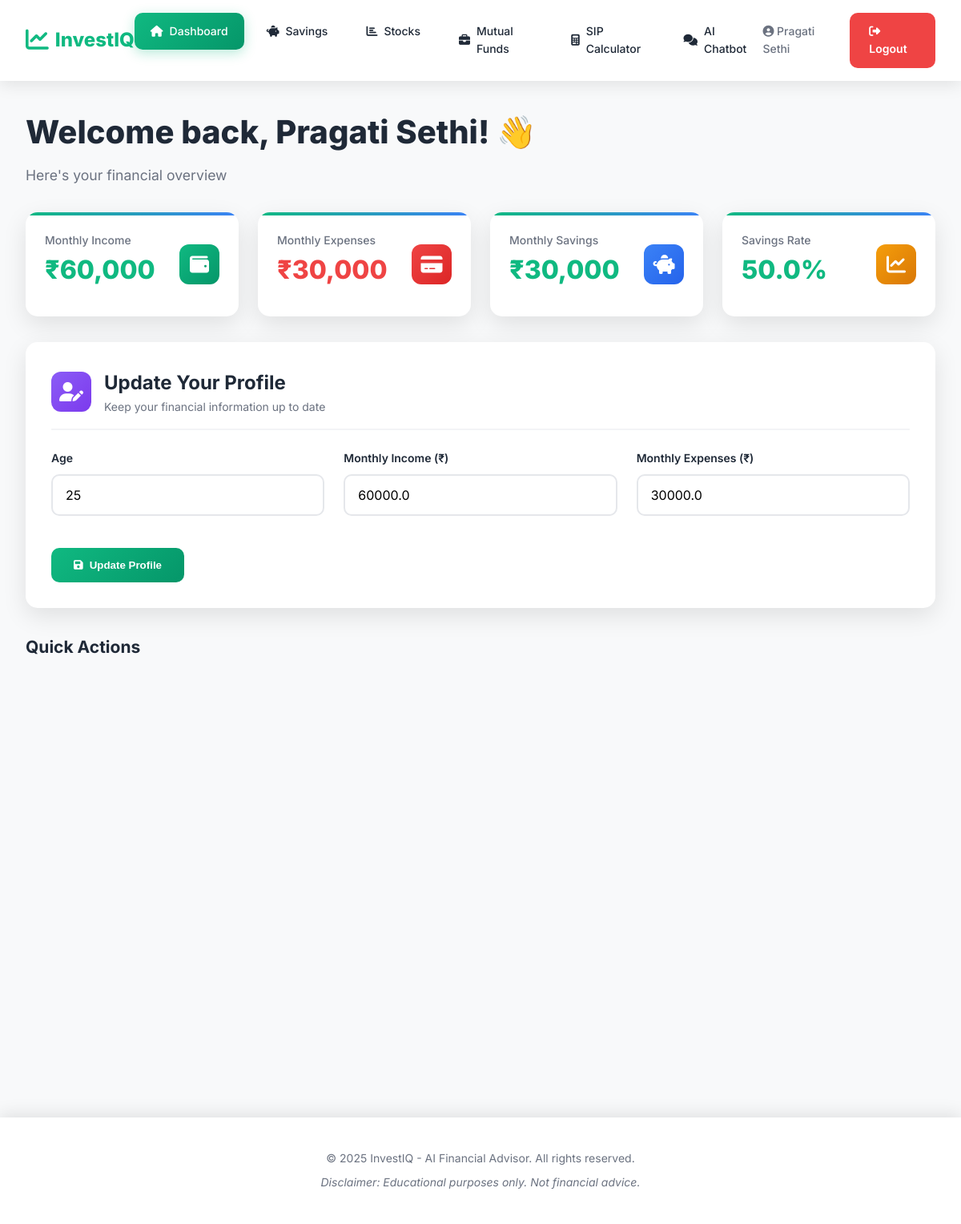
The page /dashboard (signed in) on the database its author committed.
### main.py (models this page shows)
class User(db.Model):
    id = db.Column(db.Integer, primary_key=True)
    name = db.Column(db.String(100), nullable=False)
    email = db.Column(db.String(120), unique=True, nullable=False)
    password = db.Column(db.String(200), nullable=False)
    age = db.Column(db.Integer)
    monthly_income = db.Column(db.Float, default=0)
    monthly_expenses = db.Column(db.Float, default=0)
    created_at = db.Column(db.DateTime, default=datetime.utcnow)
    savings_history = db.relationship('SavingsHistory', backref='user', lazy=True)

### main.py (the view)
@app.route('/dashboard')
@login_required
def dashboard():
    user = User.query.get(session['user_id'])
    savings = user.monthly_income - user.monthly_expenses
    savings_rate = (savings / user.monthly_income * 100) if user.monthly_income > 0 else 0
    return render_template('dashboard.html', user=user, savings=savings, savings_rate=savings_rate)

### main.py (called while the page is built)
def login_required(f):
    @wraps(f)
    def decorated_function(*args, **kwargs):
        if 'user_id' not in session:
            flash('Please login first', 'warning')
            return redirect(url_for('login'))
        return f(*args, **kwargs)
    return decorated_function

### templates/dashboard.html (shortened to what this page needs)
{% extends "base.html" %}
{% block content %}
<div class="page-header">
    <h1 style="font-size: 2.5rem; font-weight: 800; margin-bottom: 0.5rem;">
        Welcome back, {{ user.name }}! 👋
    </h1>
    <p style="color: var(--gray); font-size: 1.1rem;">Here's your financial overview</p>
</div>
<div class="stats-grid" style="margin-top: 2rem;">
    <div class="stat-card" style="animation-delay: 0.1s;">
        <div style="display: flex; justify-content: space-between; align-items: center;">
            <div>
                <div class="stat-label">Monthly Income</div>
                <div class="stat-value">₹{{ "{:,.0f}".format(user.monthly_income) }}</div>
            </div>
            <div class="card-icon" style="background: linear-gradient(135deg, #10B981, #059669);">
                <i class="fas fa-wallet"></i>
            </div>
        </div>
    </div>
    <div class="stat-card" style="animation-delay: 0.2s;">
        <div style="display: flex; justify-content: space-between; align-items: center;">
            <div>
                <div class="stat-label">Monthly Expenses</div>
                <div class="stat-value" style="color: #EF4444;">₹{{ "{:,.0f}".format(user.monthly_expenses) }}</div>
            </div>
            <div class="card-icon" style="background: linear-gradient(135deg, #EF4444, #DC2626);">
                <i class="fas fa-credit-card"></i>
            </div>
        </div>
    </div>
    <div class="stat-card" style="animation-delay: 0.3s;">
        <div style="display: flex; justify-content: space-between; align-items: center;">
            <div>
                <div class="stat-label">Monthly Savings</div>
                <div class="stat-value">₹{{ "{:,.0f}".format(savings) }}</div>
            </div>
            <div class="card-icon" style="background: linear-gradient(135deg, #3B82F6, #2563EB);">
                <i class="fas fa-piggy-bank"></i>
            </div>
        </div>
    </div>
    <div class="stat-card" style="animation-delay: 0.4s;">
        <div style="display: flex; justify-content: space-between; align-items: center;">
            <div>
                <div class="stat-label">Savings Rate</div>
                <div class="stat-value">{{ "{:.1f}".format(savings_rate) }}%</div>
            </div>
            <div class="card-icon" style="background: linear-gradient(135deg, #F59E0B, #D97706);">
                <i class="fas fa-chart-line"></i>
            </div>
        </div>
    </div>
</div>
<div class="card" style="margin-top: 2rem;">
    <div class="card-header">
        <div class="card-icon" style="background: linear-gradient(135deg, #8B5CF6, #7C3AED);">
            <i class="fas fa-user-edit"></i>
        </div>
        <div>
            <div class="card-title">Update Your Profile</div>
            <p style="color: var(--gray); margin: 0;">Keep your financial information up to date</p>
        </div>
    </div>
    <form method="POST" action="{{ url_for('update_profile') }}">
        <div style="display: grid; grid-template-columns: repeat(auto-fit, minmax(250px, 1fr)); gap: 1.5rem;">
            <div class="form-group">
                <label class="form-label">Age</label>
                <input type="number" name="age" class="form-input" value="{{ user.age }}" min="18" max="100" required>
            </div>
            <div class="form-group">
                <label class="form-label">Monthly Income (₹)</label>
                <input type="number" name="income" class="form-input" value="{{ user.monthly_income }}" min="0" step="1000" required>
            </div>
            <div class="form-group">
                <label class="form-label">Monthly Expenses (₹)</label>
                <input type="number" name="expenses" class="form-input" value="{{ user.monthly_expenses }}" min="0" step="1000" required>
            </div>
        </div>
        <button type="submit" class="btn btn-success" style="margin-top: 1rem;">
            <i class="fas fa-save"></i> Update Profile
        </button>
    </form>
</div>
<div style="margin-top: 2rem;">
    <h2 style="margin-bottom: 1.5rem; font-weight: 700;">Quick Actions</h2>
    <div style="display: grid; grid-template-columns: repeat(auto-fit, minmax(280px, 1fr)); gap: 1.5rem;">
        <a href="{{ url_for('savings') }}" class="action-card" style="text-decoration: none;">
        </a>
        <a href="{{ url_for('stocks') }}" class="action-card" style="text-decoration: none;">
        </a>
        <a href="{{ url_for('sip_calculator') }}" class="action-card" style="text-decoration: none;">
        </a>
        <a href="{{ url_for('chatbot') }}" class="action-card" style="text-decoration: none;">
        </a>
    </div>
</div>
{% endblock %}

### templates/base.html (shortened to what this page needs)
<!DOCTYPE html>
<html lang="en">
<head>
    <link rel="stylesheet" href="https://cdnjs.cloudflare.com/ajax/libs/font-awesome/6.4.0/css/all.min.css">
    <link rel="stylesheet" href="{{ url_for('static', filename='css/style.css') }}">
</head>
<body>
    {% if session.user_id %}
    <nav class="navbar">
        <div class="nav-container">
            <div class="nav-brand">
                <i class="fas fa-chart-line"></i>
                <span>InvestIQ</span>
            </div>
            <ul class="nav-menu">
                <li><a href="{{ url_for('dashboard') }}" class="nav-link {% if request.endpoint == 'dashboard' %}active{% endif %}">
                    <i class="fas fa-home"></i> Dashboard
                </a></li>
                <li><a href="{{ url_for('savings') }}" class="nav-link {% if request.endpoint == 'savings' %}active{% endif %}">
                    <i class="fas fa-piggy-bank"></i> Savings
                </a></li>
                <li><a href="{{ url_for('stocks') }}" class="nav-link {% if request.endpoint == 'stocks' %}active{% endif %}">
                    <i class="fas fa-chart-bar"></i> Stocks
                </a></li>
                <li><a href="{{ url_for('mutual_funds') }}" class="nav-link {% if request.endpoint == 'mutual_funds' %}active{% endif %}">
                    <i class="fas fa-briefcase"></i> Mutual Funds
                </a></li>
                <li><a href="{{ url_for('sip_calculator') }}" class="nav-link {% if request.endpoint == 'sip_calculator' %}active{% endif %}">
                    <i class="fas fa-calculator"></i> SIP Calculator
                </a></li>
                <li><a href="{{ url_for('chatbot') }}" class="nav-link {% if request.endpoint == 'chatbot' %}active{% endif %}">
                    <i class="fas fa-comments"></i> AI Chatbot
                </a></li>
            </ul>
            <div class="nav-actions">
                <span class="user-name">
                    <i class="fas fa-user-circle"></i> {{ session.user_name }}
                </span>
                <a href="{{ url_for('logout') }}" class="btn-logout">
                    <i class="fas fa-sign-out-alt"></i> Logout
                </a>
            </div>
        </div>
    </nav>
    {% endif %}
    <main class="main-content {% if not session.user_id %}auth-page{% endif %}">
        {% block content %}{% endblock %}
    </main>
    <footer class="footer">
        <div class="footer-content">
            <p>&copy; 2025 InvestIQ - AI Financial Advisor. All rights reserved.</p>
            <p class="disclaimer">Disclaimer: Educational purposes only. Not financial advice.</p>
        </div>
    </footer>
</body>
</html>

### static/css/style.css (style rules this page uses)
* { margin: 0; padding: 0; box-sizing: border-box; }
:root { --primary: #10B981; --primary-dark: #059669; --secondary: #3B82F6; --danger: #EF4444; --warning: #F59E0B; --success: #10B981; --info: #3B82F6; --dark: #1F2937; --gray: #6B7280; --light-gray: #F3F4F6; --white: #FFFFFF; --gradient-1: linear-gradient(135deg, #667eea 0%, #764ba2 100%); --gradient-2: linear-gradient(135deg, #f093fb 0%, #f5576c 100%); --gradient-3: linear-gradient(135deg, #4facfe 0%, #00f2fe 100%); --gradient-4: linear-gradient(135deg, #43e97b 0%, #38f9d7 100%); }
body { font-family: 'Inter', sans-serif; background: #F8F9FA; color: var(--dark); line-height: 1.6; min-height: 100vh; overflow-y: scroll; font-size: 14px; }
.navbar { background: rgba(255, 255, 255, 0.95); backdrop-filter: blur(10px); box-shadow: 0 4px 20px rgba(0, 0, 0, 0.1); position: sticky; top: 0; z-index: 1000; animation: slideDown 0.5s ease; }
.nav-container { max-width: 1400px; margin: 0 auto; padding: 1rem 2rem; display: flex; justify-content: space-between; align-items: center; }
.nav-brand { font-size: 1.5rem; font-weight: 800; color: var(--primary); display: flex; align-items: center; gap: 0.5rem; }
.nav-brand i { font-size: 1.8rem; }
.nav-menu { display: flex; list-style: none; gap: 0.5rem; margin: 0; }
.nav-link { padding: 0.75rem 1.25rem; color: var(--dark); text-decoration: none; border-radius: 10px; transition: all 0.3s ease; display: flex; align-items: center; gap: 0.5rem; font-weight: 500; }
.nav-link.active { background: linear-gradient(135deg, var(--primary) 0%, var(--primary-dark) 100%); color: white; box-shadow: 0 4px 15px rgba(16, 185, 129, 0.3); }
.nav-actions { display: flex; align-items: center; gap: 1rem; }
.user-name { color: var(--gray); font-weight: 500; }
.btn-logout { padding: 0.75rem 1.5rem; background: var(--danger); color: white; border: none; border-radius: 10px; text-decoration: none; font-weight: 600; transition: all 0.3s ease; }
.main-content { max-width: 1400px; margin: 2rem auto; padding: 0 2rem 2rem; animation: fadeIn 0.6s ease; overflow-x: hidden; }
* { box-sizing: border-box; }
html, body { overflow-x: hidden; max-width: 100%; }
.form-group { margin-bottom: 1.5rem; }
.form-label { display: block; margin-bottom: 0.5rem; font-weight: 600; color: var(--dark); }
.form-input { width: 100%; padding: 0.875rem 1rem; border: 2px solid #E5E7EB; border-radius: 10px; font-size: 1rem; transition: all 0.3s ease; font-family: 'Inter', sans-serif; }
.card { background: white; border-radius: 15px; padding: 2rem; box-shadow: 0 10px 30px rgba(0, 0, 0, 0.1); transition: all 0.3s ease; animation: fadeInUp 0.6s ease; }
.card-header { display: flex; align-items: center; gap: 1rem; margin-bottom: 1.5rem; padding-bottom: 1rem; border-bottom: 2px solid var(--light-gray); }
.card-icon { width: 50px; height: 50px; border-radius: 12px; display: flex; align-items: center; justify-content: center; font-size: 1.5rem; color: white; }
.card-title { font-size: 1.5rem; font-weight: 700; color: var(--dark); }
.stats-grid { display: grid; grid-template-columns: repeat(auto-fit, minmax(250px, 1fr)); gap: 1.5rem; margin-bottom: 2rem; }
.stat-card { background: white; border-radius: 15px; padding: 1.5rem; box-shadow: 0 10px 30px rgba(0, 0, 0, 0.1); transition: all 0.3s ease; position: relative; overflow: hidden; }
.stat-card::before { content: ''; position: absolute; top: 0; left: 0; width: 100%; height: 4px; background: linear-gradient(90deg, var(--primary), var(--secondary)); }
.stat-value { font-size: 2rem; font-weight: 800; color: var(--primary); margin-bottom: 0.5rem; }
.stat-label { color: var(--gray); font-size: 0.875rem; font-weight: 500; }
.btn { padding: 0.875rem 1.75rem; border: none; border-radius: 10px; font-weight: 600; cursor: pointer; transition: all 0.3s ease; display: inline-flex; align-items: center; gap: 0.5rem; }
.btn-success { background: linear-gradient(135deg, var(--success) 0%, #059669 100%); color: white; }
.footer { background: rgba(255, 255, 255, 0.95); backdrop-filter: blur(10px); padding: 2rem; text-align: center; margin-top: 4rem; box-shadow: 0 -4px 20px rgba(0, 0, 0, 0.1); }
.footer-content p { margin: 0.5rem 0; color: var(--gray); }
.disclaimer { font-size: 0.875rem; font-style: italic; }

### rows shown on the page
User: user_name "Pragati Sethi", name "Pragati Sethi", monthly_income "60,000", monthly_expenses "30,000", age "25", income "60000.0", expenses "30000.0"

### other values the page prints
{{ "{:,.0f}".format(savings) }} "30,000"
{{ "{:.1f}".format(savings_rate) }} "50.0"
